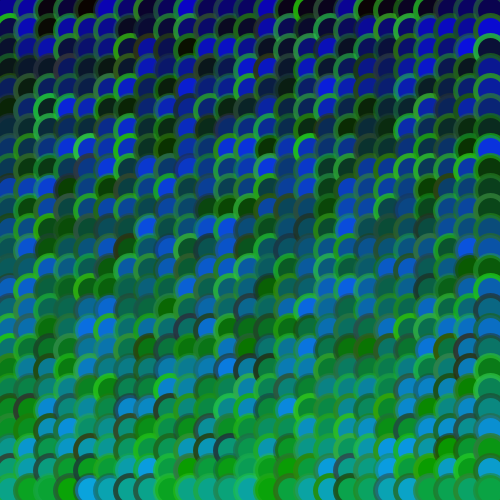
Frame 1 (no input)
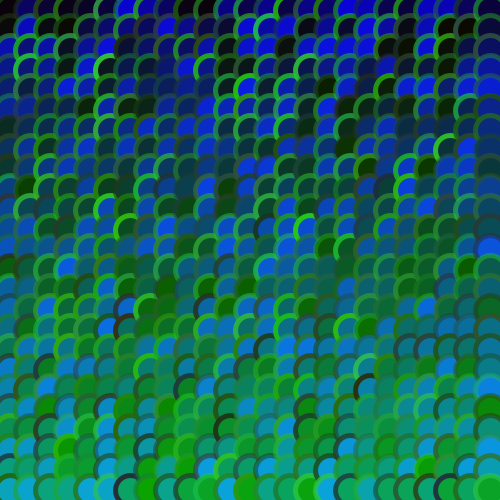
Frame 60 (the mouse pressed at the canvas centre just before this capture)
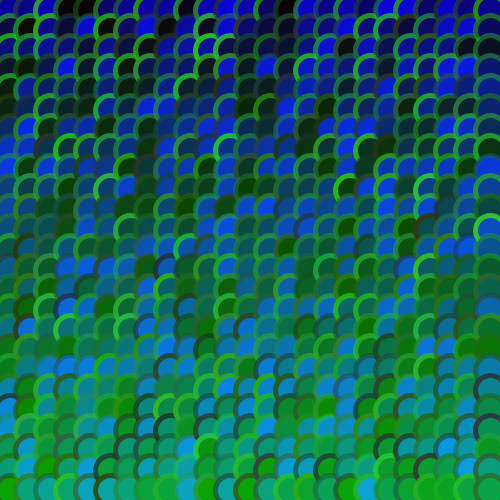
Frame 120 (the mouse held since frame 60 and released just before this capture)

The Processing sketch that drew these frames (run headless with seeded random() and noise(); from frame 60 on, the mouse is pressed at the canvas centre):

// Processing sketch: processing_39997
// ── processing_39997.pde

void setup (){
  size (500, 500);
}

void draw (){
  background (25);
  
  for(int x = 10; x < width;x=x+20) {
    for(int y = 10; y < height; y=y +20) {
     fill (10, y/3, random (225));
     ellipse (x, y, 30, 30);
     strokeWeight(5);
     stroke(int(random(25,50)),int(random(45,200)),int(random(9,75)),int(random(98,254)));
     
    }
  }
}

                
                
